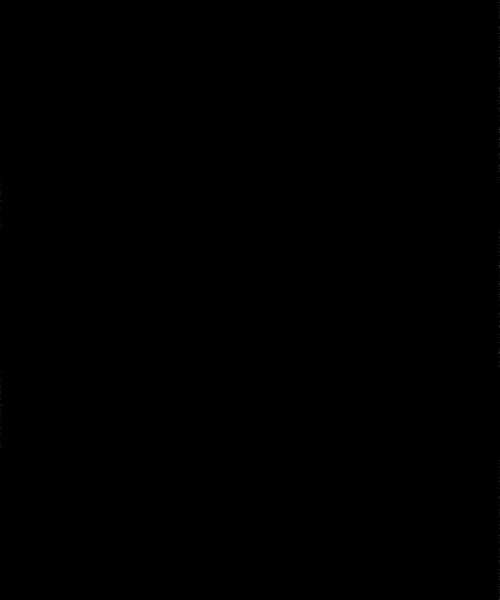
Frame 1 (no input)
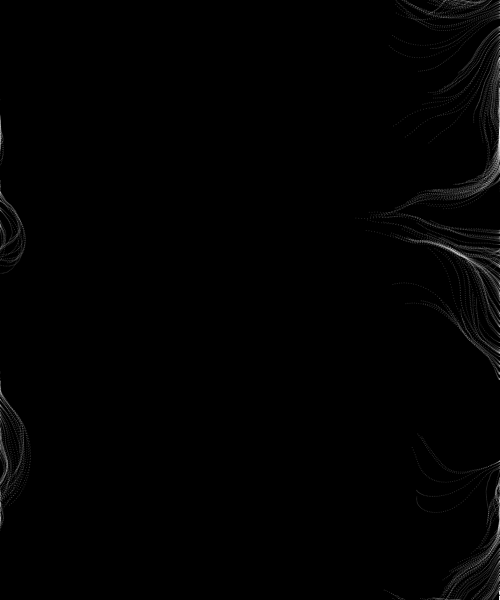
Frame 60 (no input)
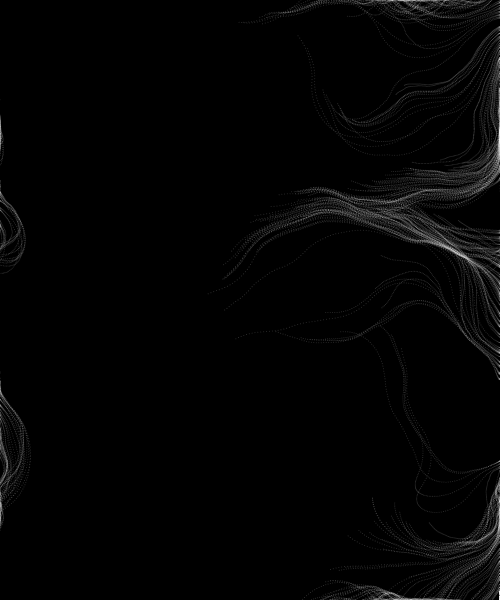
Frame 120 (the mouse pressed at the canvas centre since frame 60)

The p5.js sketch that drew these frames (run headless with seeded random() and noise() and a simulated clock; from frame 60 on, the mouse is pressed at the canvas centre):

// p5.js sketch
// ── sketch.js
let RESOLUTION = 10;
let angles = [];
let rows, cols;

let vehicles = [];

function setup() {
  createCanvas(500, 600);
  background(0);
  rows = ceil(width / RESOLUTION);
  cols = ceil(height / RESOLUTION);

  for (let i = 0; i < 300; i++) {
    vehicles.push(new Vehicle(width, random(height)));
  }
}

function draw() {
  //background(255);

  // flow field
  for (let c = 0; c < cols; c++) {
    for (let r = 0; r < rows; r++) {

      let index = r + c * rows; // *** x + y * width

      let x = r * RESOLUTION;
      let y = c * RESOLUTION;

      let xfreq = (x + frameCount*0.1) * 0.01;
      let yfreq = (y + frameCount*0.1) * 0.01;
      let amp = TWO_PI; // range of angle
      let val = noise(xfreq, yfreq) * amp + frameCount*0.005;

      angles[index] = val;

      push();
      translate(x, y);

      // noFill();
      // stroke(200);
      // rect(0, 0, RESOLUTION, RESOLUTION);
      // text(index, 5, 15);

      // rotate(val);
      // stroke(200);
      // line(0, 0, RESOLUTION / 2, 0);

      pop();
    }
  }

  // vehicles
  for (let i = 0; i < vehicles.length; i++) {
    let v = vehicles[i];

    let r = floor(v.pos.x / RESOLUTION);
    let c = floor(v.pos.y / RESOLUTION);
    let index = r + c * rows;

    v.flow(angles[index]);
    v.update();
    v.checkEdges();
    v.display();
  }
}
// ── Vehicle.js
"use strict";

class Vehicle {
  constructor(x,y) {
    this.pos = createVector(x,y);
    this.vel = createVector();
    this.acc = createVector();
    this.angle = 0;
    this.maxDesired = random(1,3);
    this.maxSteer = random(0.1,0.15);
  }
  update() {
    this.vel.add(this.acc);
    this.pos.add(this.vel);
    this.acc.mult(0);
    this.angle = this.vel.heading();
  }
  flow(angle) {
    let desired = p5.Vector.fromAngle(angle); 
    desired.setMag(this.maxDesired);
    let steer = p5.Vector.sub(desired, this.vel);
    steer.limit(this.maxSteer);
    this.applyForce(steer);
  }
  applyForce(force) {
    this.acc.add(force);
  }
  checkEdges() {
    if (this.pos.x < 0) {
      this.pos.x = width;
    } else if (this.pos.x > width) {
      this.pos.x = 0;
    }
    if (this.pos.y < 0) {
      this.pos.y = height;
    } else if (this.pos.y > height) {
      this.pos.y = 0;
    }
  }
  display(){
    push();
    translate(this.pos.x, this.pos.y);
    rotate(this.angle);
    
    //noStroke();
    //fill(0);
    //triangle(0,0,-20,8,-20,-8);
    
    stroke(255,50);
    strokeWeight(1);
    point(0,0)
    pop();
  }
}
